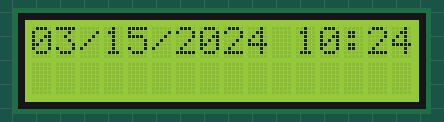
Recording of a sketch running on a simulated Arduino Uno, built with avr-gcc and run on an emulated ATmega328P. On the bench: 16×2 character LCD. The local clock reads 2024-03-15 10:24:30 at power-on unless the sketch sets it; what the sketch prints to the serial monitor is not drawn.

Above: at 0.2 s.
At 30.3 s:
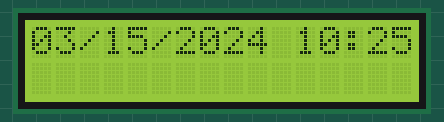
At 90.4 s:
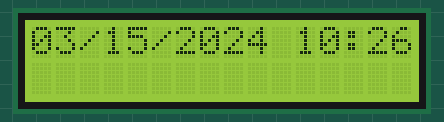

The sketch:

DS1302_Simple_MOD.ino
```cpp
// CONNECTIONS:
// DS1302 CLK/SCLK --> 5
// DS1302 DAT/IO --> 4
// DS1302 RST/CE --> 2
// DS1302 VCC --> 3.3v - 5v
// DS1302 GND --> GND

#include <ThreeWire.h>
#include <RtcDS1302.h>
#include <Wire.h>
#include <LiquidCrystal_I2C.h>

//Inicializa o display no endereco 0x27
LiquidCrystal_I2C lcd(0x27,16,2);

ThreeWire myWire(6,7,5); // IO, SCLK, CE
RtcDS1302<ThreeWire> Rtc(myWire);

void setup ()
{
    Serial.begin(9600);

    lcd.init();
    lcd.setBacklight(HIGH);
    Serial.print("compiled: ");
    Serial.print(__DATE__);
    Serial.println(__TIME__);

    Rtc.Begin();

    RtcDateTime compiled = RtcDateTime(__DATE__, __TIME__);
    printDateTime(compiled);
    Serial.println();

    if (Rtc.GetIsWriteProtected())
    {
        Serial.println("RTC was write protected, enabling writing now");
        Rtc.SetIsWriteProtected(false);
    }

    if (!Rtc.GetIsRunning())
    {
        Serial.println("RTC was not actively running, starting now");
        Rtc.SetIsRunning(true);
    }

    RtcDateTime now = Rtc.GetDateTime();
    if (now < compiled)
    {
        Serial.println("RTC is older than compile time!  (Updating DateTime)");
        Rtc.SetDateTime(compiled);
    }
    else if (now > compiled)
    {
        Serial.println("RTC is newer than compile time. (this is expected)");
    }
    else if (now == compiled)
    {
        Serial.println("RTC is the same as compile time! (not expected but all is fine)");
    }
}

void loop ()
{
    RtcDateTime now = Rtc.GetDateTime();

    printDateTime(now);
    Serial.println();
    lcd.setCursor(0,0);
    lcd.print(ConvertToDateTime(now));

    delay(10000); // ten seconds
}

#define countof(a) (sizeof(a) / sizeof(a[0]))

void printDateTime(const RtcDateTime& dt)
{
    char datestring[20];

    snprintf_P(datestring,
            countof(datestring),
            PSTR("%02u/%02u/%04u %02u:%02u:%02u"),
            dt.Month(),
            dt.Day(),
            dt.Year(),
            dt.Hour(),
            dt.Minute(),
            dt.Second() );
    Serial.print(datestring);
}
String ConvertToDateTime(const RtcDateTime& dt)
{
    char datestring[20];

    snprintf_P(datestring,
            countof(datestring),
            PSTR("%02u/%02u/%04u %02u:%02u:%02u"),
            dt.Month(),
            dt.Day(),
            dt.Year(),
            dt.Hour(),
            dt.Minute(),
            dt.Second() );
    return datestring;
}
```

Measured:
- what the display in image 0 shows lasts 30.1 s, from 0.1 s to 30.2 s
- what the display in image 1 shows lasts 60.1 s, from 30.2 s to 90.3 s
